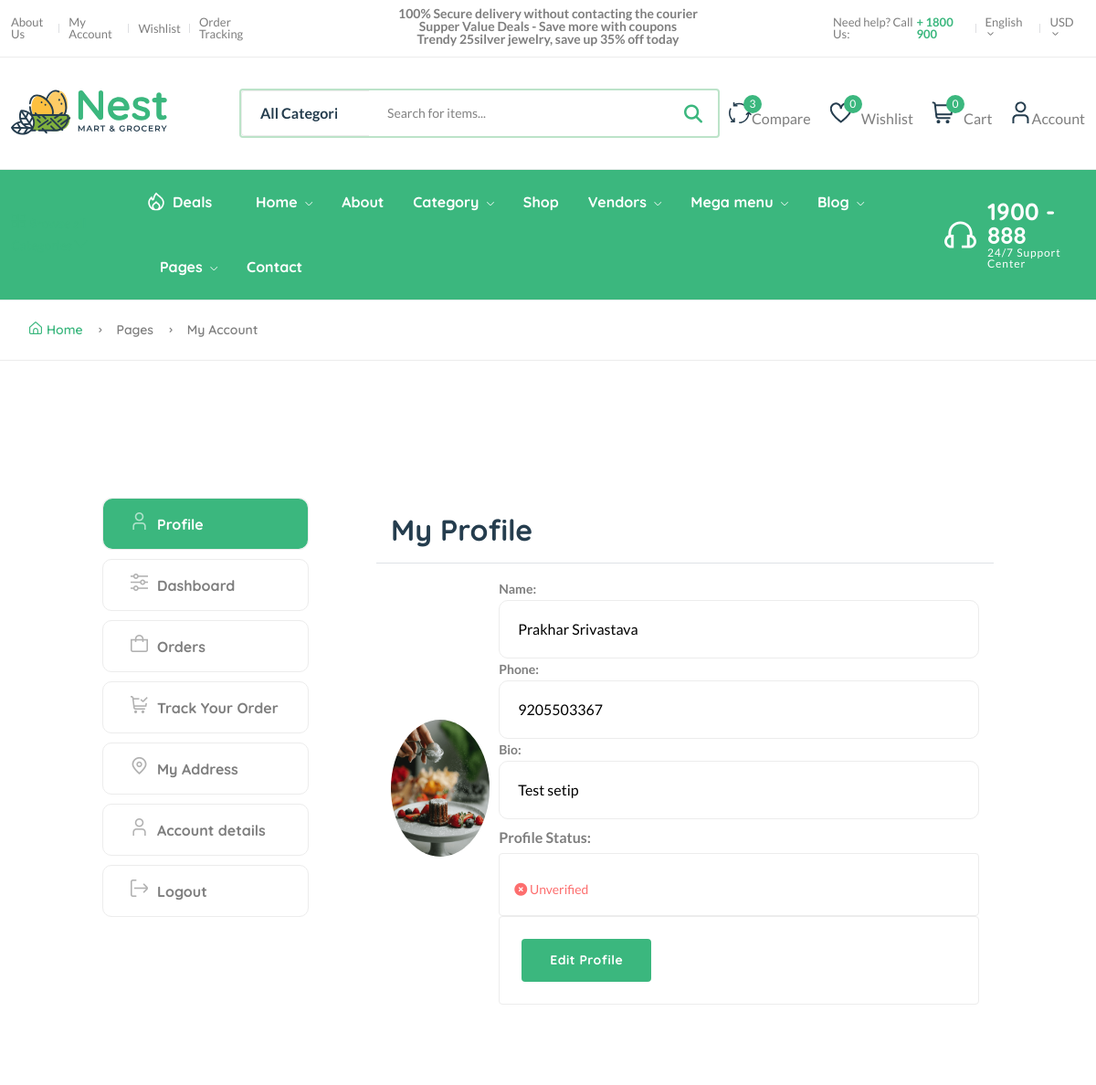
The app's page /dashboard/ (signed in, upper part), older data.
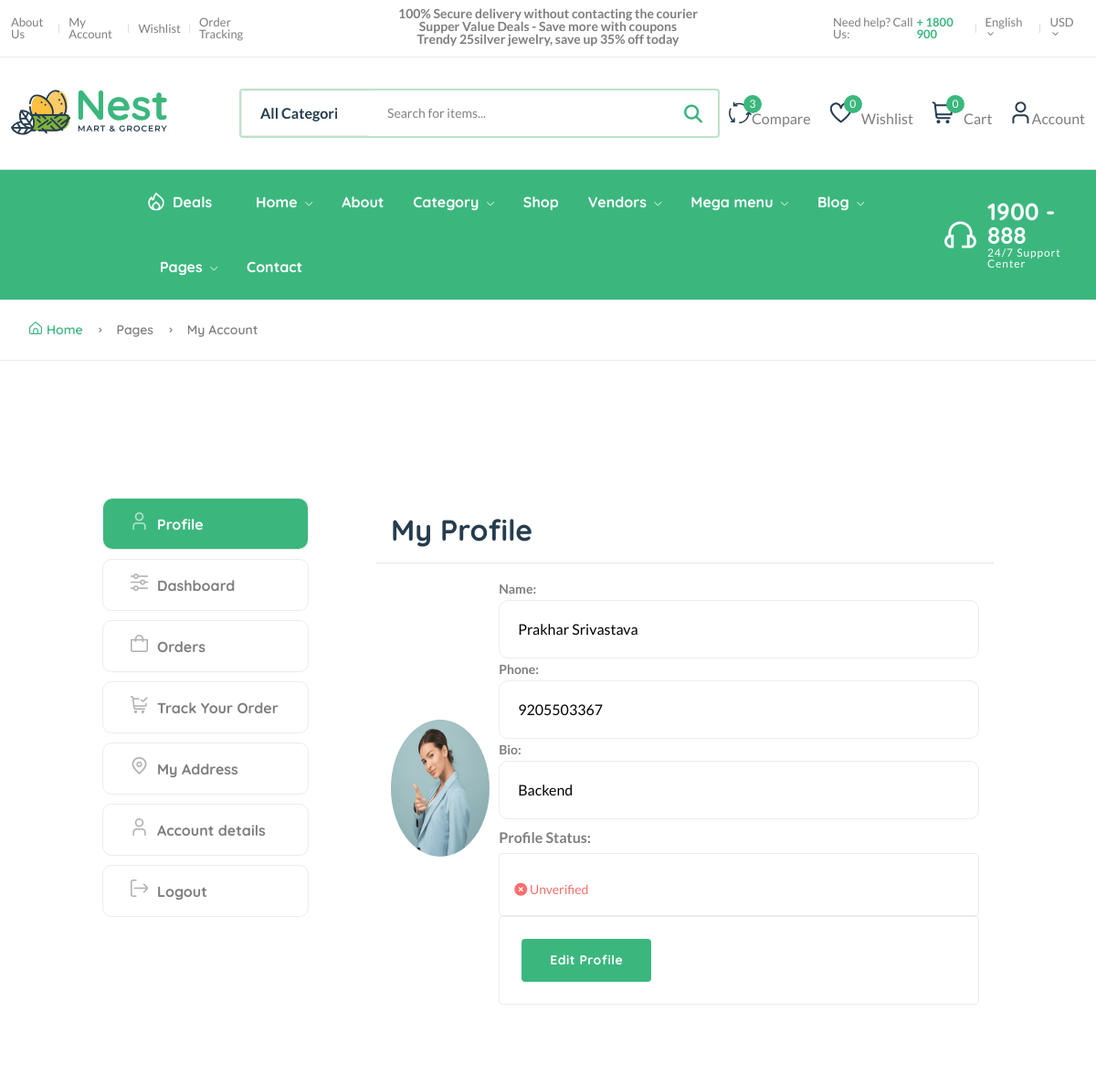
The same page, newer data.
### userauths/models.py (models this page shows, shortened)
class Profile(models.Model):
    user=models.OneToOneField(User,on_delete=models.CASCADE)
    image = models.ImageField(upload_to='image')
    full_name = models.CharField(max_length=100,null=True, blank=True)
    bio=models.CharField(max_length=200, blank=True, null=True)
    mobile = models.CharField(max_length=10)
    verified=models.BooleanField(default=False)

### core/views.py (the view, shortened to what this page needs)
# urls.py: path('dashboard/',views.customer_dashboard,name='dashboard'),
@login_required
def customer_dashboard(request):
    orders = CartOrder.objects.filter(user=request.user).order_by('-id')
    address = Address.objects.filter(user=request.user)
    user_profile = Profile.objects.get(user=request.user)
    context={
        'orders': orders,
        'address': address,
        'user_profile':user_profile
    }
    return render(request,'core/customer-dashboard.html',context)

### core/context_processor.py (called while the page is built)
def default(request):
    categories = Category.objects.all()
    products = Product.objects.all()
    vendors = Vendor.objects.all()
    min_max_price = Product.objects.aggregate(min_price=Min('price'),max_price=Max('price'))
    try:
          address = Address.objects.get(user=request.user)
    except:
         address=None
    try:
         wishlist = Wishlist.objects.filter(user=request.user)
    except:
          wishlist=None
          messages.warning(request,'You need to login before adding products to wishlist')
    return {
         'categories':categories,
         'address':address,
         'vendors':vendors,
         'min_max_price':min_max_price,
         'wishlist':wishlist
    }

### userauths/models.py (called while the page is built)
    def __str__(self):
        return self.username

### templates/core/customer-dashboard.html (shortened to what the changed rows need)
{% extends 'partials/base.html' %}
{%load static%}
{%block content%}
    <main class="main pages">
        <div class="page-content pt-150 pb-150">
            <div class="container">
                <div class="row">
                    <div class="col-lg-10 m-auto">
                        <div class="row">
                            <div class="col-md-9">
                                <div class="tab-content account dashboard-content pl-50">
                                    <div class="tab-pane fade active show" id="profile" role="tabpanel" aria-labelledby="profile-tab">
                                        <div class="card">
                                            <div class='card-body' style='display:flex; align-items:center; gap:10px'>
                                                <div>
                                                {%if user_profile.image%}
                                                <span><img src='{{user_profile.image.url}}' style='width: 150px; height:150px; object-fit; border-radius:50%'>
                                                {%else%}
                                                <span><img src='https://img.freepik.com/premium-vector/default-avatar-profile-icon-social-media-user-image-gray-avatar-icon-blank-profile-silhouette-vector-illustration_561158-3383.jpg?semt=ais_hybrid' style='width: 150px; height:150px; object-fit; border-radius:50%'>
                                                {%endif%}
                                                </div>
                                                <div>
                                                    <span class='fw-bold mb-2'><strong>Name:</strong> </span><input type='text' class='' value='{{user_profile.full_name|title}}' name='Name'></input>
                                                    <span class='fw-bold mb-2'><strong>Phone:</strong> </span><input type='text' class='' value='{{user_profile.mobile}}' name='phone'></input>
                                                    <span class='fw-bold mb-2'><strong>Bio:</strong> </span><input type='text' class='' value='{{user_profile.bio}}' name='bio'></input>
                                                    <p class='fw-bold mt-2'>Profile Status:</p>
                                                    <div class='border rounded py-3 px-3'>
                                                        {% if user_profile.verified == True %}
                                                        <i class='fas fa-circle-check text-success mt-3'></i> <span class='text-success'>Verified</span>
                                                        {%else%}
                                                        <i class='fas fa-times-circle text-danger mt-3'></i> <span class='text-danger'>Unverified</span>
                                                        {%endif%}
                                                    </div>
                                                    <div class='p-4 border rounded'>
                                                    <a href='{% url 'userauths:edit-profile'%}' class='btn'>Edit Profile</a>
                                                    </div>
                                                </div>
                                            </div>
                                        </div>
                                    </div>
                                </div>
                            </div>
                        </div>
                    </div>
                </div>
            </div>
        </div>
    </main>
{%endblock content%}

Row changes from the older to the newer data that the page shows:
changed Profile "Prakhar Srivastava": image: a different picture; bio "Test setip" → "Backend"
